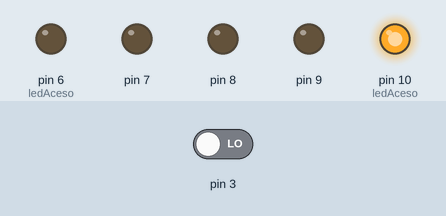
This sketch was run on a simulated Arduino Uno, built with avr-gcc and run on an emulated ATmega328P. On the bench: output pins drawn as LEDs (lit = HIGH). Inputs (shaded band) come from the test bench; at power-on: pin 3 LOW.

Above: at 0.05 s.
At 0.75 s:
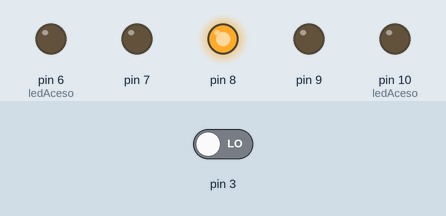
At 1.45 s:
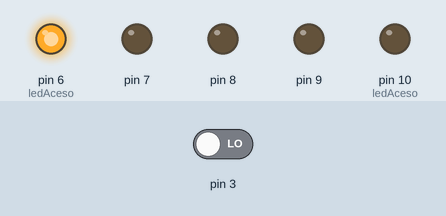
At 2.15 s:
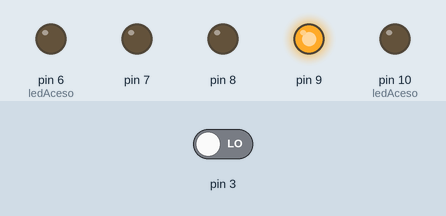
At 2.85 s:
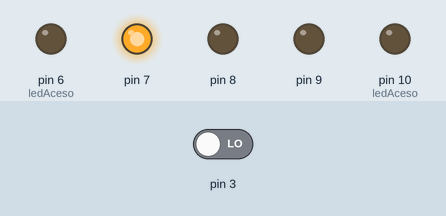
Timing chart, 0 to 3.1 s (numbered marks = the images above):
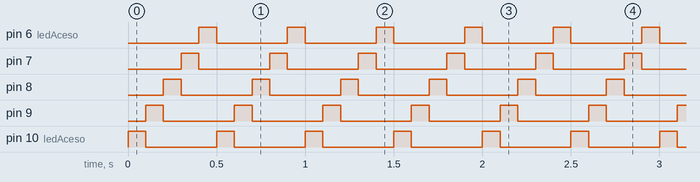

The sketch:

lab_2_2.ino
```cpp
byte ledAceso = 6; /* Inicia acendendo o led 6 */
byte sentido = HIGH; /* valor de "sentido" define direção de rotação*/
volatile int tempo=100;
int a=0;

void setup() {
  for(byte i=6; i <= 10; i++)
  {
     pinMode(i, OUTPUT);
  }
  PCMSK2 = (1<<PCINT19);
  PCICR = (1<<PCIE2);
 }

void loop() {
  digitalWrite(ledAceso, LOW);
  if (sentido == HIGH){
     if(ledAceso == 6){   ledAceso = 10;  }
     else             {   ledAceso--;     }
  }
  else{
     if(ledAceso == 10){  ledAceso = 6;   }
     else              {  ledAceso++;     }
  }
  digitalWrite(ledAceso,HIGH);
  delay(tempo);
}

ISR(PCINT2_vect)
{
  a=(a+1)%2;
  if (a)
  sentido=!sentido;
 /* if (tempo==100)
  {
  	tempo=500;
  }
  else
  {
    tempo=100;
  }*/
}
```

Measured:
- by itself, pin 6 (ledAceso), pin 7–9, pin 10 (ledAceso): alternates HIGH for 0.10 s and LOW for 0.40 s
